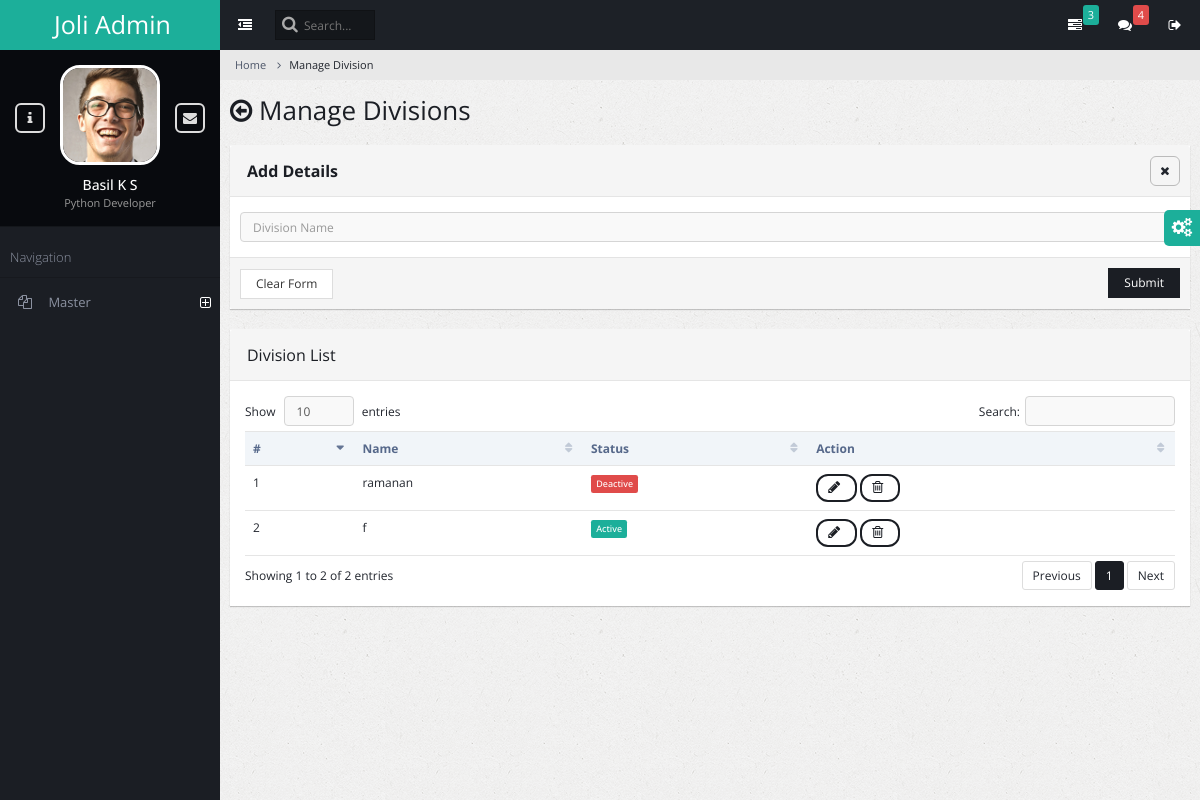
Page /division_mng/ on the earlier database version.
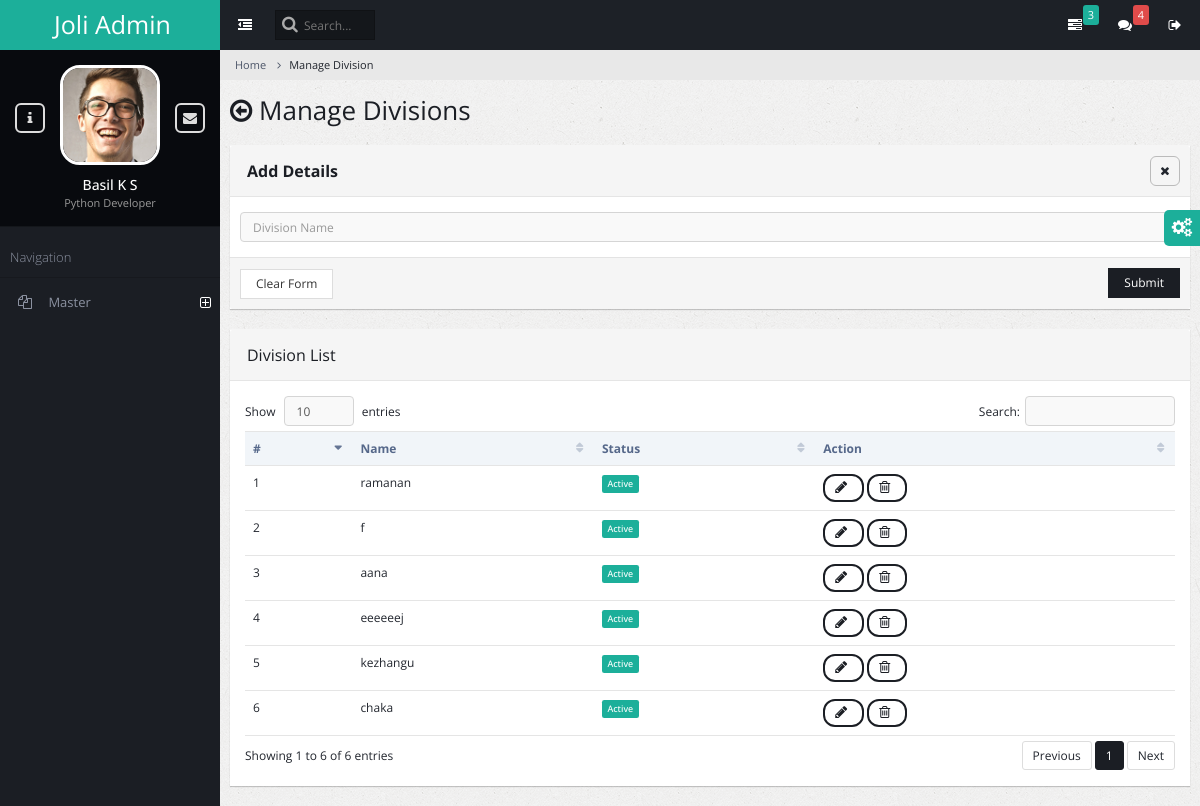
Same page on the later database version.
### admin_master/models.py (models this page shows)
class masterdivision(models.Model):
    divisionname=models.CharField(max_length=100)
    status=models.IntegerField(default=1)

### admin_master/views.py (the view, shortened to what this page needs)
# urls.py: path('division_mng/', views.division_mng,name="division_mng"),
@csrf_exempt
def division_mng(request):
    message=''
    divisions = masterdivision.objects.all()
    return render(request, 'Division_manage.html', {'mess': message, 'divisions': divisions})

### admin_master/templates/Division_manage.html (shortened to what the changed rows need)
{% load static %}
<!DOCTYPE html>
<html lang="en">
    <head>
        <link rel="stylesheet" type="text/css" id="theme" href="{% static 'css/theme-default.css' %}"/>
    </head>
    <body>
        <div class="page-container">
            <div class="page-content">
                <div class="page-title">
                    <h2><span class="fa fa-arrow-circle-o-left"></span> Manage Divisions</h2>
                </div>
                <div class="page-content-wrap">
                 <div class="row">
                  <div class="col-md-12">
                 <div class="panel panel-default">
                    <div class="panel-heading">
                        <h3 class="panel-title">Division List </h3>
                    </div>
                    <div class="panel-body">
                        <table class="table datatable">
                            <thead>
                                <tr>
                                    <th>#</th>
                                    <th>Name</th>
                                    <th>Status</th>
                                    <th>Action</th>
                                </tr>
                            </thead>
                            <tbody>
                                {% for divi in divisions %}
                                <tr id="row{{divi.id}}">
                                    <td>{{ forloop.counter }}</td>
                                    <td>{{ divi.divisionname }}</td>
                                    {% if divi.status == 1 %}
                                    <td><span class="label label-warning">Active</span></td>
                                    {% endif %}
                                    {% if divi.status == 0 %}
                                    <td><span class="label label-danger">Deactive</span></td>
                                    {% endif %}
                                    <td>
                                        <a href="#" class="btn btn-primary btn-rounded"  onclick="poping('{{divi.id}}')">
                                             <span class="fa fa-pencil"></span>
                                        </a>
                                        <a href="#" class="btn btn-primary btn-rounded mb-control" onclick="delete_row('row{{divi.id}}',{{divi.id}},'/division_mng_dlt/');">
                                            <span class="fa fa-trash-o"></span>
                                       </a>
                                    </td>
                                </tr>
                                {% endfor %}
                            </tbody>
                        </table>
                    </div>
                  </div>
                </div>
            </div>
                </div>
            </div>
        </div>
    </body>
</html>

Differences in the rows shown:
changed masterdivision "ramanan": status "Deactive" → "Active"
added masterdivision: divisionname "aana", status "Active"
added masterdivision: divisionname "eeeeeej", status "Active"
added masterdivision: divisionname "kezhangu", status "Active"
added masterdivision: divisionname "chaka", status "Active"
Other differences:
text written by a page script: "Show entries Search: Showing 1 to 2 of 2 entries Previous 1 Next" → "Show entries Search: Showing 1 to 6 of 6 entries Previous 1 Next"
